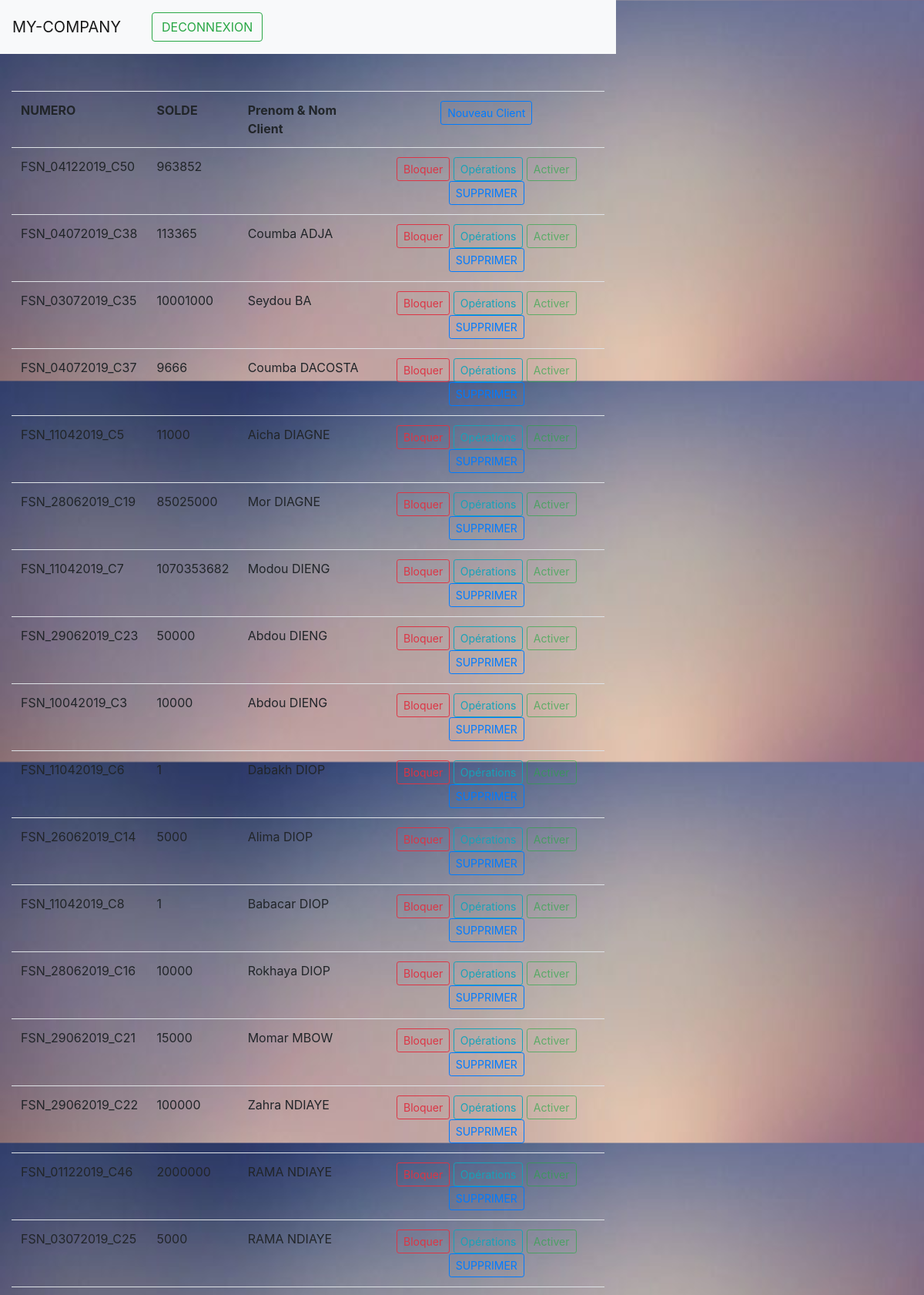
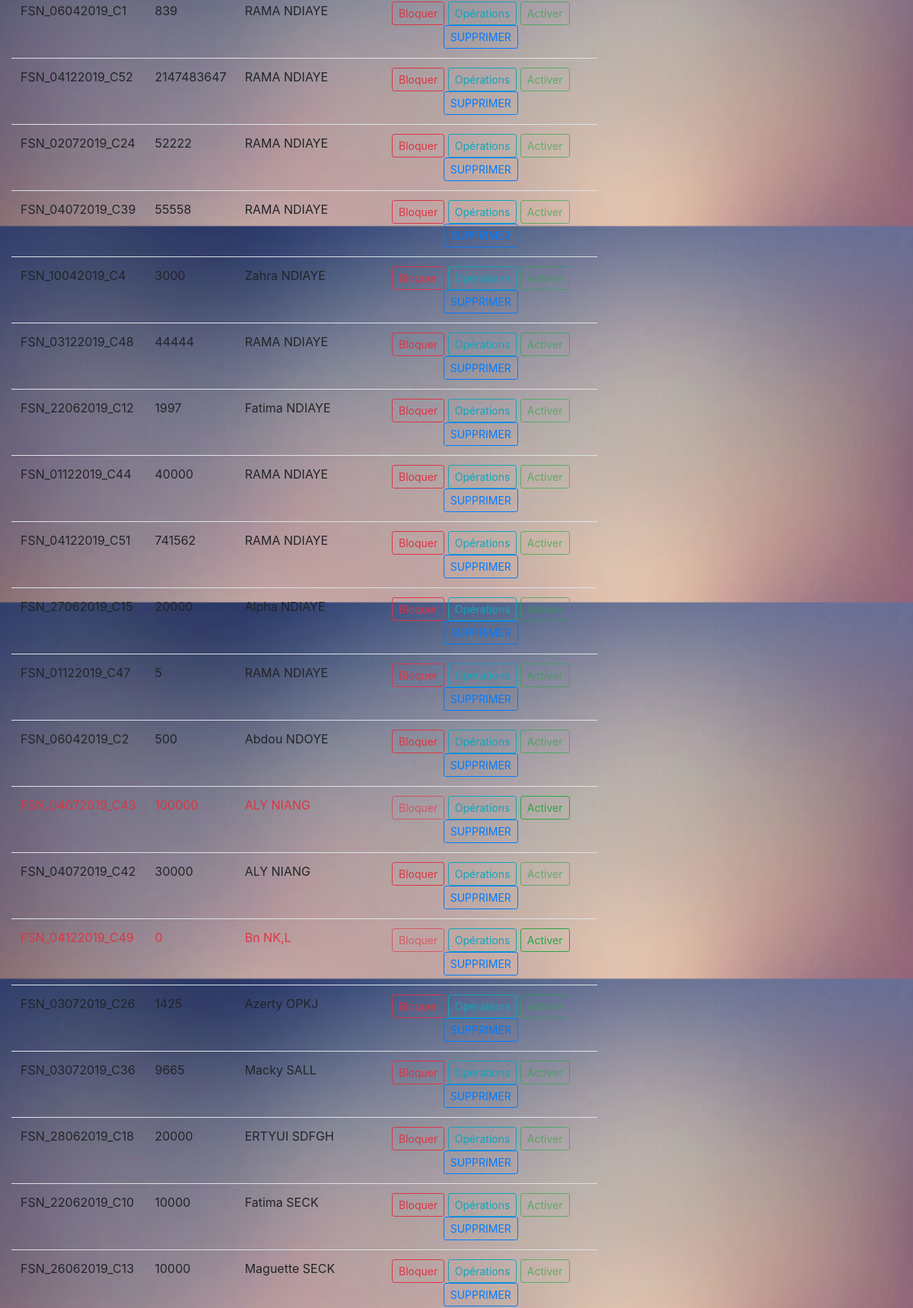
The app's page /view/indexFinance.php?view=compte (signed in, upper part) with its own data (2 pictures, top to bottom).
### tables this page shows
CREATE TABLE IF NOT EXISTS `compte` (
  `id` int(11) NOT NULL AUTO_INCREMENT,
  `numero` varchar(25) NOT NULL,
  `dateCreation` varchar(10) NOT NULL,
  `solde` int(11) NOT NULL DEFAULT '0',
  `idClient` int(11) NOT NULL,
  `idGestCompte` int(11) NOT NULL,
  `etat` int(11) NOT NULL DEFAULT '0',
  PRIMARY KEY (`id`),
  UNIQUE KEY `numero` (`numero`),
  KEY `idClient` (`idClient`),
  KEY `idGestCompte` (`idGestCompte`)
);

CREATE TABLE IF NOT EXISTS `client` (
  `id` int(11) NOT NULL AUTO_INCREMENT,
  `cni` varchar(30) NOT NULL,
  `nom` varchar(30) NOT NULL,
  `prenom` varchar(40) NOT NULL,
  `adresse` varchar(255) NOT NULL,
  `tel` varchar(15) NOT NULL,
  PRIMARY KEY (`id`)
);

### model/modelCompte.php (called while the page is built, shortened)
<?php
    require_once 'bd.php';
    function listeComptes(){
    $sql = "SELECT *
FROM client,compte
WHERE compte.idClient=client.id
ORDER BY client.nom";
    global $bd;
    return $bd -> query($sql) -> fetchAll();
}

### view/indexCompte.php (the view, shortened to what this page needs)
<?php
    require_once "../model/modelCompte.php";
    $listComptes = listeComptes();
?>
<br>
    <br>
<table id="listCompte" class="table table-hover" cellspacing="0">
    <tr>
        <th>NUMERO</th>
        <th>SOLDE</th>
        <th>Prenom & Nom Client </th>
        <th class="text-center" id="A">
            <a class="btn btn-sm btn-outline-primary" href="/mybank/view/indexFinance.php?view=nouveauCompte">Nouveau Client</a>
        </th>
    </tr>
    <?php
        foreach ($listComptes as $c){
            if ($c['etat'] == 0){
                $couleur = "text-danger";
                $activer="";
                $bloquer="disabled";
            }
            else{
                $couleur = "";
                $bloquer = "";
                $activer = "disabled";
            }
    ?>
        <tr class="<?= $couleur ?>">
            <td> <?= $c['numero'] ?> </td>
            <td> <?= $c['solde'] ?> </td>
            <td> <?= ucfirst($c['prenom']) .' '. strtoupper($c['nom']) ?> </td>
            <td class="text-center">
                 <a href="/mybank/controller/compteController.php?action=bloquer&idCompte=<?= $c['id'] ?>" class="btn btn-sm btn-outline-danger <?= $bloquer ?>">Bloquer</a>
                 <a href="/mybank/view/indexFinance.php?view=operations&idCompte=<?= $c['id'] ?>&idClient=<?= $c['idClient'] ?>" class="btn btn-sm btn-outline-info">Opérations</a>
                 <a href="/mybank/controller/compteController.php?action=activer&idCompte=<?= $c['id'] ?>" class="btn btn-sm btn-outline-success <?= $activer ?>">Activer</a>
             <button id-a-sup='".$d['id']."' class="btn btn-sm btn-outline-primary" >SUPPRIMER</a></button>
            </td>
        </tr>
    <?php } ?>
</table>
<br>

### assets/css/style.css (style rules this page uses)
body { background-image: url("img/10.jpg"); width: 800px; height: 250px; background-size: 100%; }

### records on screen
compte: numero "FSN_04122019_C50", solde "963852"
compte: numero "FSN_04072019_C38", solde "113365", idClient.prenom "Coumba", idClient.nom "ADJA"
compte: numero "FSN_03072019_C35", solde "10001000", idClient.prenom "Seydou", idClient.nom "BA"
compte: numero "FSN_04072019_C37", solde "9666", idClient.prenom "Coumba", idClient.nom "DACOSTA"
compte: numero "FSN_11042019_C5", solde "11000", idClient.prenom "Aicha", idClient.nom "DIAGNE"
compte: numero "FSN_28062019_C19", solde "85025000", idClient.prenom "Mor", idClient.nom "DIAGNE"
compte: numero "FSN_11042019_C7", solde "1070353682", idClient.prenom "Modou", idClient.nom "DIENG"
compte: numero "FSN_29062019_C23", solde "50000", idClient.prenom "Abdou", idClient.nom "DIENG"
compte: numero "FSN_10042019_C3", solde "10000", idClient.prenom "Abdou", idClient.nom "DIENG"
compte: numero "FSN_11042019_C6", solde "1", idClient.prenom "Dabakh", idClient.nom "DIOP"
compte: numero "FSN_26062019_C14", solde "5000", idClient.prenom "Alima", idClient.nom "DIOP"
compte: numero "FSN_11042019_C8", solde "1", idClient.prenom "Babacar", idClient.nom "DIOP"
compte: numero "FSN_28062019_C16", solde "10000", idClient.prenom "Rokhaya", idClient.nom "DIOP"
compte: numero "FSN_29062019_C21", solde "15000", idClient.prenom "Momar", idClient.nom "MBOW"
compte: numero "FSN_29062019_C22", solde "100000", idClient.prenom "Zahra", idClient.nom "NDIAYE"
compte: numero "FSN_01122019_C46", solde "2000000", idClient.prenom "RAMA", idClient.nom "NDIAYE"
compte: numero "FSN_03072019_C25", solde "5000", idClient.prenom "RAMA", idClient.nom "NDIAYE"
compte: numero "FSN_06042019_C1", solde "839", idClient.prenom "RAMA", idClient.nom "NDIAYE"
compte: numero "FSN_04122019_C52", solde "2147483647", idClient.prenom "RAMA", idClient.nom "NDIAYE"
compte: numero "FSN_02072019_C24", solde "52222", idClient.prenom "RAMA", idClient.nom "NDIAYE"
compte: numero "FSN_04072019_C39", solde "55558", idClient.prenom "RAMA", idClient.nom "NDIAYE"
compte: numero "FSN_10042019_C4", solde "3000", idClient.prenom "Zahra", idClient.nom "NDIAYE"
compte: numero "FSN_03122019_C48", solde "44444", idClient.prenom "RAMA", idClient.nom "NDIAYE"
compte: numero "FSN_22062019_C12", solde "1997", idClient.prenom "Fatima", idClient.nom "NDIAYE"
compte: numero "FSN_01122019_C44", solde "40000", idClient.prenom "RAMA", idClient.nom "NDIAYE"
compte: numero "FSN_04122019_C51", solde "741562", idClient.prenom "RAMA", idClient.nom "NDIAYE"
compte: numero "FSN_27062019_C15", solde "20000", idClient.prenom "Alpha", idClient.nom "NDIAYE"
compte: numero "FSN_01122019_C47", solde "5", idClient.prenom "RAMA", idClient.nom "NDIAYE"
compte: numero "FSN_06042019_C2", solde "500", idClient.prenom "Abdou", idClient.nom "NDOYE"
compte: solde "100000", idClient.prenom "ALY", idClient.nom "NIANG"
compte: numero "FSN_04072019_C42", solde "30000", idClient.prenom "ALY", idClient.nom "NIANG"
compte: numero "FSN_04122019_C49", solde "0", idClient.prenom "Bn", idClient.nom "NK,L"
compte: numero "FSN_03072019_C26", solde "1425", idClient.prenom "Azerty", idClient.nom "OPKJ"
compte: numero "FSN_03072019_C36", solde "9665", idClient.prenom "Macky", idClient.nom "SALL"
compte: numero "FSN_28062019_C18", solde "20000", idClient.prenom "ERTYUI", idClient.nom "SDFGH"
compte: numero "FSN_22062019_C10", solde "10000", idClient.prenom "Fatima", idClient.nom "SECK"
compte: numero "FSN_26062019_C13", solde "10000", idClient.prenom "Maguette", idClient.nom "SECK"
